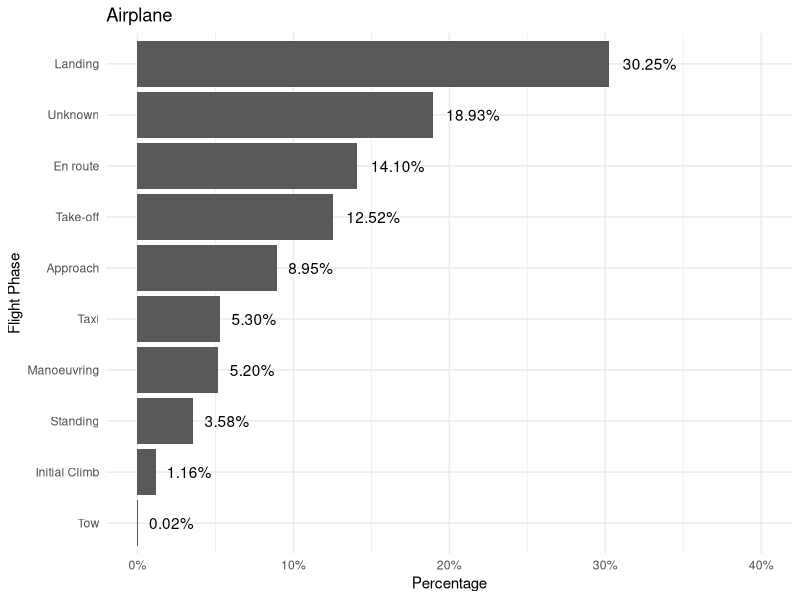
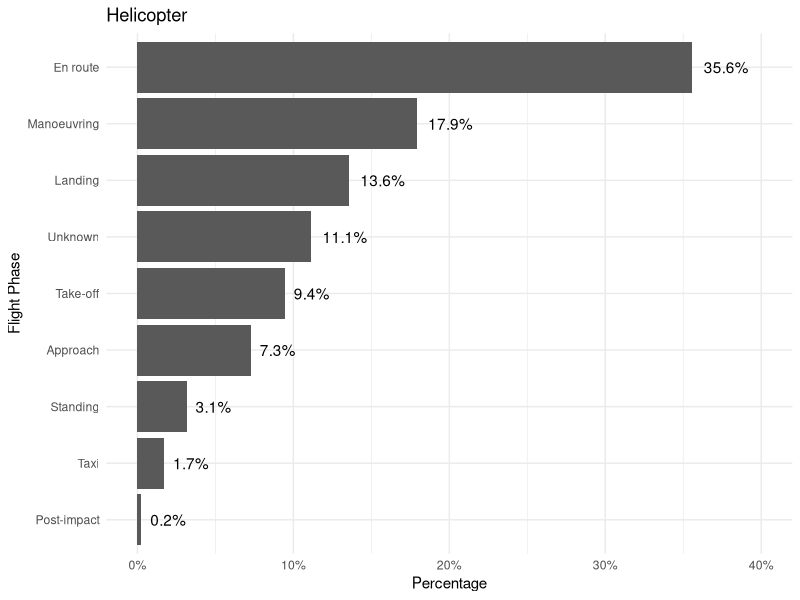
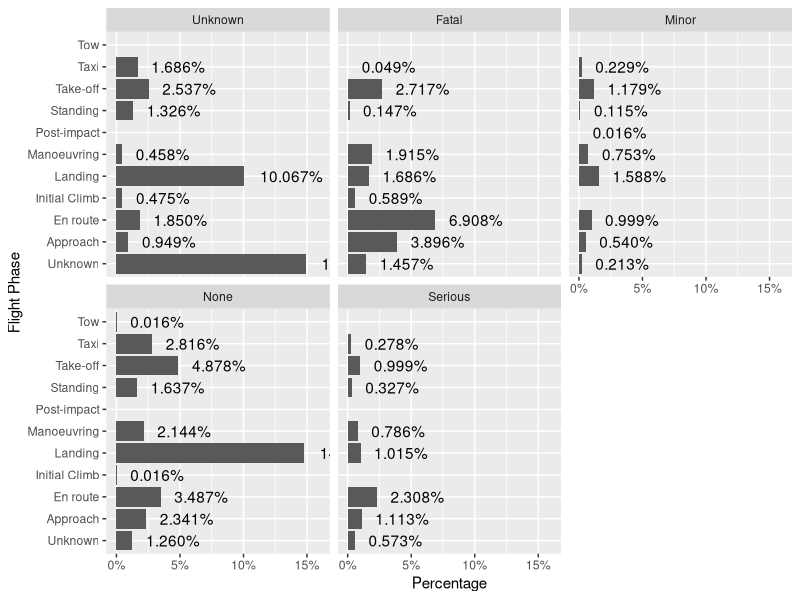
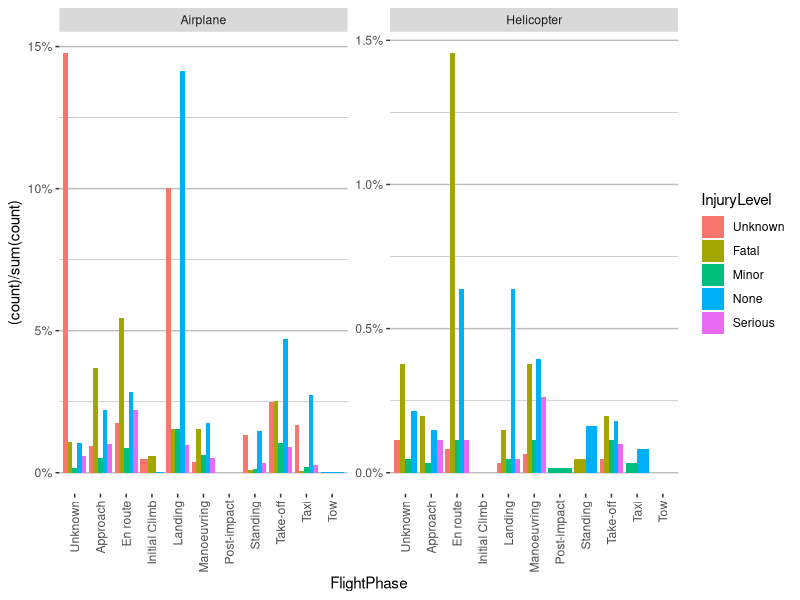
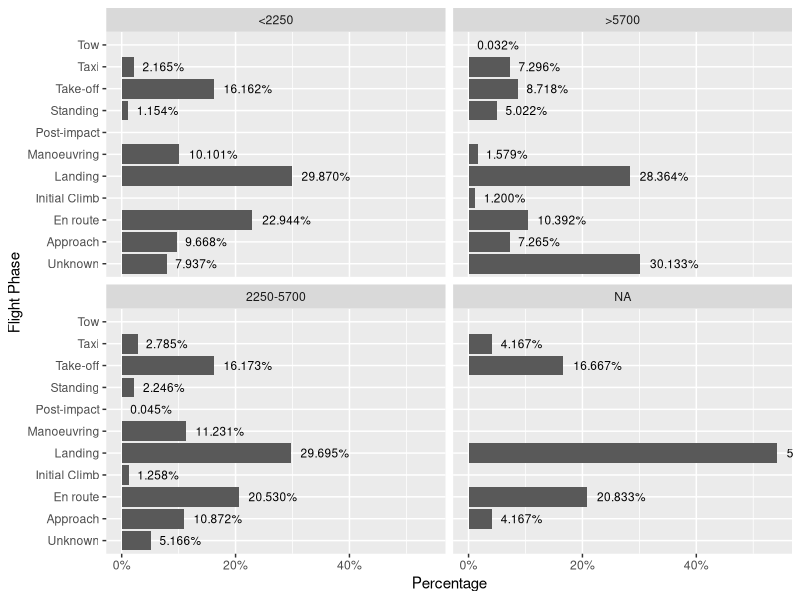
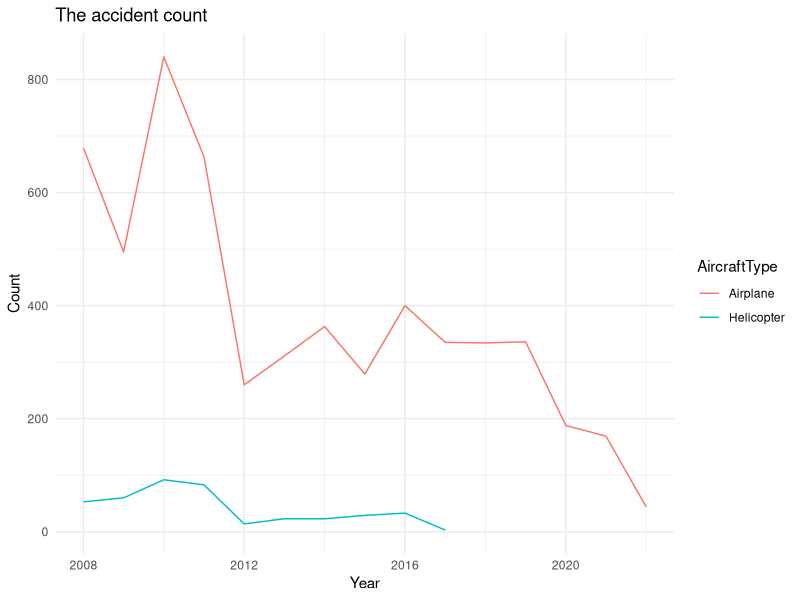
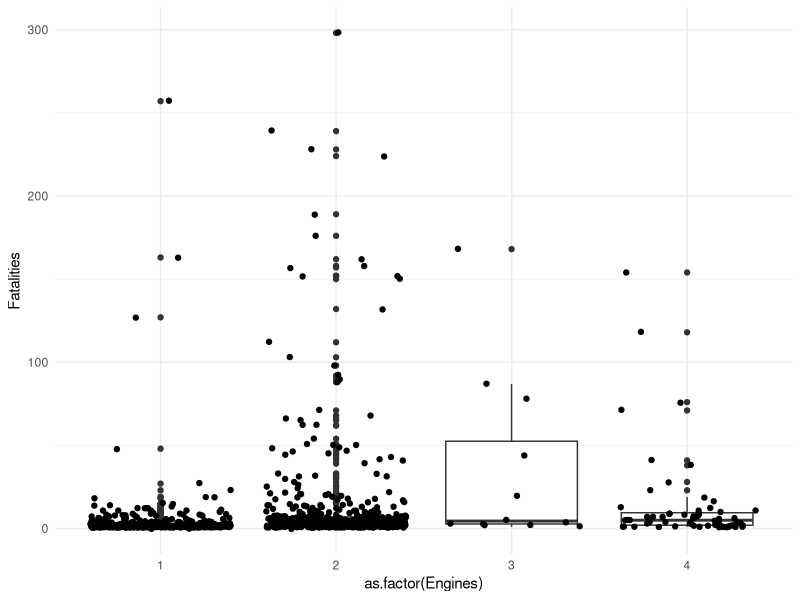

The R script that drew these images, in order:
## ---- chunk 1
knitr::opts_chunk$set(echo = TRUE)
library(tidyverse)
library(magrittr)
library(here)
library(gridExtra)

options(dplyr.summarise.inform = FALSE)
## ---- chunk 2
data<-read.csv(file="Data/ICAO_accidents.csv",header = T)
## ---- chunk 3

head(data)
## ---- chunk 4
#to limit ourselves 
#remove to specific information and duplicates
data %<>% mutate("AircraftType"=case_when(Airplane=="True"~"Airplane",
                                     Helicopter=="True"~"Helicopter"),
                "WeightCat"=case_when(Over5700=="True"~">5700",
                                        Over2250=="False" ~ "<2250",
                                        Over2250=="True" & Over5700=="False" ~"2250-5700"))%>% 
  select(!c("Location","Operator","Date","Model","StateOfOperator","Class","ScheduledCommercial","Official","OccCats","Over2250","Over5700","Helicopter","Airplane","Registration","X")) %>% mutate_if(is.character, as.factor) 

levels(data$Risk)[1]<-"Unknown"
levels(data$StateOfOccurrence)[1]<-"Unknown"
levels(data$StateOfRegistry)[1]<-"Unknown"
levels(data$FlightPhase)[1]<-"Unknown"
levels(data$InjuryLevel)[1]<-"Unknown"

str(data)


## ---- chunk 5
#frequencies
data %$% table(AircraftType)

frq.per.country<-data %>% group_by(StateOfOccurrence) %>% 
  summarise(count=n()) %>% 
  arrange(.,desc(count))

frq.per.FlightPhase<-data %>% group_by(FlightPhase) %>% 
  summarise(count=n()) %>% 
  arrange(.,desc(count))

data %>% group_by(InjuryLevel) %>% 
  summarise(count=n()) %>% 
  arrange(.,desc(count))

data %>% group_by(Risk) %>% 
  summarise(count=n()) %>% 
  arrange(.,desc(count))



frq.flightPhase.by.InjuryLevel<-data %>% group_by(FlightPhase, InjuryLevel) %>% 
  summarise(count=n())

## ---- chunk 6
#plots

# frequency of accidents by flight phase (Landing, Take-off, etc.) grouped by aircraft type (Airplane, Helicopter)
FlightPhase.order.ap<-data %>%subset(AircraftType=="Airplane") %>% group_by(FlightPhase) %>% 
  summarise(count=n()) %>% 
  arrange(.,count) %$% FlightPhase
FlightPhase.order.hel<-data %>%subset(AircraftType=="Helicopter") %>% group_by(FlightPhase) %>% 
  summarise(count=n()) %>% 
  arrange(.,count) %$% FlightPhase

data %>%subset(AircraftType=="Airplane") %>% ggplot( aes(x=factor(FlightPhase, FlightPhase.order.ap))) +
  geom_bar(aes(y = (..count..)/sum(..count..)))+
  coord_flip() +
  scale_y_continuous(labels=scales::percent,limits=c(0,0.40))+
  geom_text(aes( label = scales::percent((..count..)/sum(..count..)),
                   y= (..count..)/sum(..count..) ), stat= "count",hjust=-0.25) +
  labs(x = "Flight Phase", y="Percentage", title = "Airplane")+theme_minimal()
data %>%subset(AircraftType=="Helicopter") %>% ggplot( aes(x=factor(FlightPhase, FlightPhase.order.hel))) + 
  geom_bar(aes(y = (..count..)/sum(..count..)))+
  coord_flip() +
  scale_y_continuous(labels=scales::percent,limits=c(0,0.40))+
  geom_text(aes( label = scales::percent((..count..)/sum(..count..)),
                   y= (..count..)/sum(..count..) ), stat= "count", hjust =-0.25 ) +
  labs(x = "Flight Phase", y="Percentage",title = "Helicopter")+theme_minimal()

#checks of hte numbers -- correct 
subset(data, AircraftType=="Airplane" & FlightPhase=="Take-off") %>% nrow / subset(data, AircraftType=="Airplane") %>% nrow
subset(data, AircraftType=="Helicopter" & FlightPhase=="Take-off") %>% nrow / subset(data, AircraftType=="Helicopter") %>% nrow

## ---- chunk 7
# frequency of accidents in each flight pahse grouped by InjuryLevel
ggplot(data = data[data$InjuryLevel %in% c("Fatal", "Minor", "Serious", "None", "Unknown"),], aes(x=FlightPhase, group=InjuryLevel)) + 
  geom_bar(aes(y = (..count..)/sum(..count..)))+
  coord_flip() +
  scale_y_continuous(labels=scales::percent,limits=c(0,0.16))+
  geom_text(aes( label = scales::percent((..count..)/sum(..count..)),
                   y= (..count..)/sum(..count..) ), stat= "count", hjust =-0.25 )+
  facet_wrap(~ InjuryLevel)+
  labs(x = "Flight Phase", y="Percentage")



## ---- chunk 8
#order of the legend could be changed here is my proposition of a graph. The bad thing is that they are faced wraped but the frequencies are for whole dataset 
data %>% ggplot( aes(x=FlightPhase, fill=InjuryLevel)) + 
  geom_bar(aes(y = (..count..)/sum(..count..)),position = "dodge") +scale_y_continuous(labels=scales::percent)+facet_wrap(~AircraftType,scales = "free_y")+theme(axis.text.x = element_text(angle = 90, vjust = 0.5, hjust=1),panel.grid.major = element_line(colour = "grey"),panel.grid.minor = element_line(colour = "grey"),panel.grid.major.x = element_blank(),
  panel.grid.minor.x = element_blank()
, panel.background = element_blank())
## ---- chunk 9
ggplot(data = data, aes(x=FlightPhase, group=WeightCat)) + 
  geom_bar(mapping = aes(y=..prop..), stat="count") +
  coord_flip() +
  facet_wrap(~ WeightCat)+
  geom_text(aes(label = scales::percent(..prop..), y= ..prop..), stat= "count", size=3, hjust = -0.2 )  +
  scale_y_continuous(labels = scales::percent)+
  labs(x = "Flight Phase", y="Percentage")
## ---- chunk 10
#number of accidents per year - trend
data_ac_ct<- data %>% group_by(Year,AircraftType) %>% 
  summarise(count=n())
data_ac_ct
## ---- chunk 11
data_ac_ct %>% ggplot(aes(x=Year, y=count,color=AircraftType)) + 
  geom_line() +
  labs(x = "Year", y="Count")+theme_minimal()+ ggtitle("The accident count")

#there was a major drop in the number of accidents from 2012 onwards, so maybe split the data to before and after 2012 and investigate what else changed
## ---- chunk 12

## ---- chunk 13
#distribution of number of engines
table<-data %>%subset(AircraftType=="Airplane" & InjuryLevel=="Fatal") %$% table(Engines) %>% transform() %>% rename("Count" ="Freq" )
table
#since only one with 6 engines I checked how many people died (15) we can directly report where it happened and we wont include it in the next graph
data %>%subset(AircraftType=="Airplane" & InjuryLevel=="Fatal") %>% group_by(Engines) %>% summarise(sum(Fatalities,na.rm = T))

## ---- chunk 14
#since there was only one plane with 6 engenes I droped it and 
data %>%subset(AircraftType=="Airplane" & InjuryLevel=="Fatal"& Engines<6) %>% ggplot(aes(x=as.factor(Engines),y=Fatalities))+geom_boxplot()+geom_jitter()+theme_minimal() 
